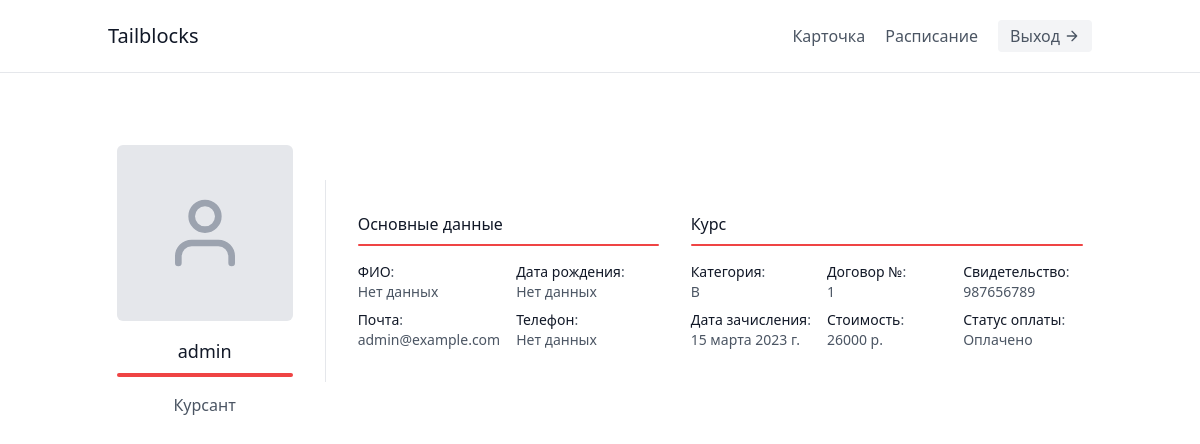
Page /profile/ (signed in) on the committed database.
### app/models.py (models this page shows, shortened)
class User(AbstractUser):
    patronymic = models.CharField(blank=True, null=True, max_length=255, verbose_name='Отчество')
    date_of_birthday = models.DateField(blank=True, null=True, verbose_name='Дата рождения')
    passport_series = models.IntegerField(blank=True, null=True, verbose_name='Серия')
    passport_number = models.IntegerField(blank=True, null=True, verbose_name='Номер')
    date_references = models.DateField(blank=True, null=True, verbose_name='Дата выдачи')
    by_whom = models.CharField(blank=True, null=True, max_length=255, verbose_name='Кем выдан')
    id_region = models.ForeignKey(Region, on_delete=models.CASCADE, blank=True, null=True, verbose_name='Регион')
    id_city = models.ForeignKey(City, on_delete=models.CASCADE, blank=True, null=True, verbose_name='Город')
    id_street = models.ForeignKey(Street, on_delete=models.CASCADE, blank=True, null=True, verbose_name='Улица')
    house = models.CharField(blank=True, null=True, max_length=4, verbose_name='Дом')
    apartment = models.IntegerField(blank=True, null=True, verbose_name='Квартира')
    tel = models.CharField(blank=True, null=True, max_length=12, verbose_name='Телефон')
    status = models.CharField(max_length=255, blank=True, null=True, verbose_name='Статус')
    is_cursant = models.BooleanField(default=False, verbose_name='Курсант')
    id_post = models.ForeignKey('Post', on_delete=models.CASCADE, blank=True, null=True, verbose_name='Должность')
    is_worker = models.BooleanField(default=False, verbose_name='Сотрудник')
    class Meta:
        verbose_name = 'пользователь'
        verbose_name_plural = 'пользователи'

class Training(models.Model):
    id_cursant = models.ForeignKey('User', limit_choices_to={'is_cursant': 1}, on_delete=models.CASCADE, verbose_name="Курсант", related_name='cursant')
    id_course = models.ForeignKey(Course, on_delete=models.CASCADE, verbose_name="Курс")
    agreement_number = models.IntegerField(verbose_name='Номер договора')
    date_agreement = models.DateTimeField(verbose_name='Дата договора')
    certificate = models.CharField(max_length=255, verbose_name='Свидетельство')
    date_record = models.DateField(verbose_name='Дата зачисления')
    price = models.IntegerField(verbose_name='Стоимость')
    payment_status = models.BooleanField(verbose_name='Статус оплаты')
    class Meta:
        verbose_name = 'обучение'
        verbose_name_plural = 'обучения'

class Course(models.Model):
    id_category = models.ForeignKey(Category, on_delete=models.CASCADE, verbose_name='Категория')
    price = models.IntegerField(verbose_name='Стоимость')
    start_date_education = models.DateField(verbose_name='Дата начала')
    end_date_education = models.DateField(verbose_name='Дата окончания')
    class Meta:
        verbose_name = 'курс'
        verbose_name_plural = 'курсы'
    def __str__(self):
        return '%s' % (self.id_category)

class Category(models.Model):
    name_category = models.CharField(max_length=155, verbose_name='Название')
    class Meta:
        verbose_name = 'категория'
        verbose_name_plural = 'категории'
    def __str__(self):
        return self.name_category

### app/views.py (the view)
# urls.py: path('', HomeView.showPage, name='home'),
    def showPage(request):
        if request.user.is_authenticated:
            user = request.user
            if request.user.is_cursant:
                training = Training.objects.get(id_cursant=user.id)
                return render(request, 'cursant/profile.html', {'user': user, 'training': training})
            elif request.user.is_worker:
                if request.user.id_post == 'Инструктор':
                    return render(request, 'worker/profile.html', {'user': user})
                else:
                    return render(request, 'worker/profile-2.html', {'user': user})
        else:
            return redirect('login')

### templates/cursant/profile.html (shortened to what this page needs)
{% extends '../base.html' %} {% load static %}  {% block content %}
<header class="text-gray-600 body-font border-b">
  <div class="container mx-auto flex flex-wrap p-5 flex-col md:flex-row items-center">
    <a class="flex title-font font-medium items-center text-gray-900 mb-4 md:mb-0">
      <span class="text-xl">Tailblocks</span>
    </a>
    <nav class="md:ml-auto flex flex-wrap items-center text-base justify-center">
      <a class="mr-5 cursor-pointer hover:text-gray-900" href="{% url 'profile' %}"> Карточка </a>
      <a class="mr-5 cursor-pointer hover:text-gray-900" href="{% url 'schedule' %}"> Расписание </a>
    </nav>
    <a class="inline-flex items-center bg-gray-100 border-0 py-1 px-3 focus:outline-none hover:bg-gray-200 rounded text-base mt-4 md:mt-0" href="{% url 'logout' %}">
      Выход
      <svg fill="none" stroke="currentColor" stroke-linecap="round" stroke-linejoin="round" stroke-width="2" class="w-4 h-4 ml-1" viewBox="0 0 24 24">
        <path d="M5 12h14M12 5l7 7-7 7"></path>
      </svg>
    </a>
  </div>
</header>
<main>
  <section class="text-gray-600 body-font">
    <div class="container mx-auto items-center justify-center h-full flex flex-col">
      <div class="flex flex-col items-center sm:flex-row mt-10">
        <div class="text-center sm:pr-8 sm:py-8">
          <div class="w-44 h-44 rounded-md inline-flex items-center justify-center bg-gray-200 text-gray-400">
            <svg fill="none" stroke="currentColor" stroke-linecap="round" stroke-linejoin="round" stroke-width="2" class="w-20 h-20" viewBox="0 0 24 24">
              <path d="M20 21v-2a4 4 0 00-4-4H8a4 4 0 00-4 4v2"></path>
              <circle cx="12" cy="7" r="4"></circle>
            </svg>
          </div>
          <div class="flex flex-col items-center text-center justify-center">
            <h2 class="font-medium title-font mt-4 text-gray-900 text-lg"> {{user.username}} </h2>
            <div class="w-44 h-1 bg-red-500 rounded mt-2 mb-4"></div>
            <p class="text-base">Курсант</p>
          </div>
        </div>
        <div class="sm:pl-8 sm:py-8 sm:border-l border-gray-200 sm:border-t-0 border-t mt-4 pt-4 sm:mt-0 text-center sm:text-left">
          <div class="flex gap-8 justify-between h-full">
            <div>
              <p class="font-medium title-font text-gray-900 mb-2"> Основные данные </p>
              <div class="w-22 h-0.5 bg-red-500 rounded mt-2 mb-4"></div>
              <ul class="text-base grid grid-cols-2 text-sm gap-x-4 gap-y-2">
                <li>
                  <span class="font-medium text-gray-900">ФИО</span>:<br />
                  {% if user.last_name %}
                    {{user.last_name}} {{user.first_name}} {{user.patronymic}}
                  {% else %}
                    Нет данных
                  {% endif %}
                </li>
                <li>
                  <span class="font-medium text-gray-900">Дата рождения</span
                  >:<br />
                  {% if user.date_of_birthday %}
                    {{user.date_of_birthday}}
                  {% else %}
                    Нет данных
                  {% endif %}
                </li>
                <li><span class="font-medium text-gray-900">Почта</span>:<br /> {{user.email}} </li>
                <li>
                  <span class="font-medium text-gray-900">Телефон</span>:<br />
                  {% if user.tel %}
                    {{user.tel}}
                  {% else %}
                    Нет данных
                  {% endif %}
                </li>
              </ul>
            </div>
            <div>
              <p class="font-medium title-font text-gray-900 mb-2">Курс</p>
              <div class="w-22 h-0.5 bg-red-500 rounded mt-2 mb-4"></div>
              <ul class="text-base grid grid-cols-3 text-sm gap-x-4 gap-y-2">
                <li>
                  <span class="font-medium text-gray-900">Категория</span>:<br /> {{training.id_course}}
                </li>
                <li>
                  <span class="font-medium text-gray-900">Договор №</span>:<br /> {{training.agreement_number}}
                </li>
                <li>
                  <span class="font-medium text-gray-900">Свидетельство</span>:<br /> {{training.certificate}}
                </li>
                <li>
                  <span class="font-medium text-gray-900">Дата зачисления</span>:<br /> {{training.date_record}}
                </li>
                <li>
                  <span class="font-medium text-gray-900">Стоимость</span>:<br /> {{training.price}} р.
                </li>
                <li>
                  <span class="font-medium text-gray-900">Статус оплаты</span>:<br />
                  {% if training.payment_status %}
                    Оплачено
                  {% else %}
                    Не оплачено
                  {% endif %}
                </li>
              </ul>
            </div>
          </div>
        </div>
      </div>
    </div>
  </section>
</main>
{% endblock content %}

### static/css/styles.css (style rules this page uses)
*, html { margin: 0; padding: 0; }

### rows in the picture
User: username "admin", email "admin@example.com"
Training: id_course "B", agreement_number "1", certificate "987656789", date_record "15 марта 2023 г.", price "26000"
